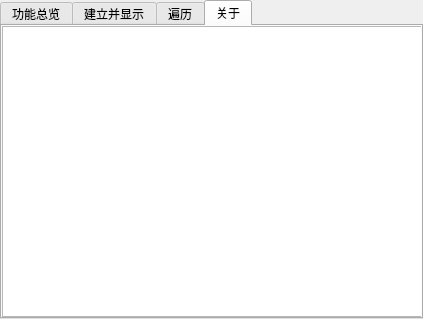
<?xml version="1.0" encoding="UTF-8"?>
<ui version="4.0">
 <class>Usehelp</class>
 <widget class="QTabWidget" name="Usehelp">
  <property name="geometry">
   <rect>
    <x>0</x>
    <y>0</y>
    <width>423</width>
    <height>319</height>
   </rect>
  </property>
  <property name="windowTitle">
   <string>TabWidget</string>
  </property>
  <property name="currentIndex">
   <number>3</number>
  </property>
  <widget class="QWidget" name="tab1">
   <attribute name="title">
    <string>功能总览</string>
   </attribute>
   <widget class="QTextBrowser" name="textBrowser">
    <property name="geometry">
     <rect>
      <x>0</x>
      <y>0</y>
      <width>421</width>
      <height>291</height>
     </rect>
    </property>
    <property name="source">
     <url>
      <string>qrc:/html/myhtml/function_overview.html</string>
     </url>
    </property>
   </widget>
  </widget>
  <widget class="QWidget" name="tab_2">
   <attribute name="title">
    <string>建立并显示</string>
   </attribute>
   <widget class="QTextBrowser" name="textBrowser_2">
    <property name="geometry">
     <rect>
      <x>0</x>
      <y>0</y>
      <width>421</width>
      <height>291</height>
     </rect>
    </property>
    <property name="source">
     <url>
      <string>qrc:/html/myhtml/create_show.html</string>
     </url>
    </property>
   </widget>
  </widget>
  <widget class="QWidget" name="tab_3">
   <attribute name="title">
    <string>遍历</string>
   </attribute>
   <widget class="QTextBrowser" name="textBrowser_3">
    <property name="geometry">
     <rect>
      <x>0</x>
      <y>0</y>
      <width>421</width>
      <height>291</height>
     </rect>
    </property>
    <property name="source">
     <url>
      <string>qrc:/html/myhtml/ergodic.html</string>
     </url>
    </property>
   </widget>
  </widget>
  <widget class="QWidget" name="tab">
   <attribute name="title">
    <string>关于</string>
   </attribute>
   <widget class="QTextBrowser" name="textBrowser_4">
    <property name="geometry">
     <rect>
      <x>0</x>
      <y>0</y>
      <width>421</width>
      <height>291</height>
     </rect>
    </property>
    <property name="source">
     <url>
      <string>qrc:/html/myhtml/about.html</string>
     </url>
    </property>
   </widget>
  </widget>
 </widget>
 <resources/>
 <connections/>
</ui>
